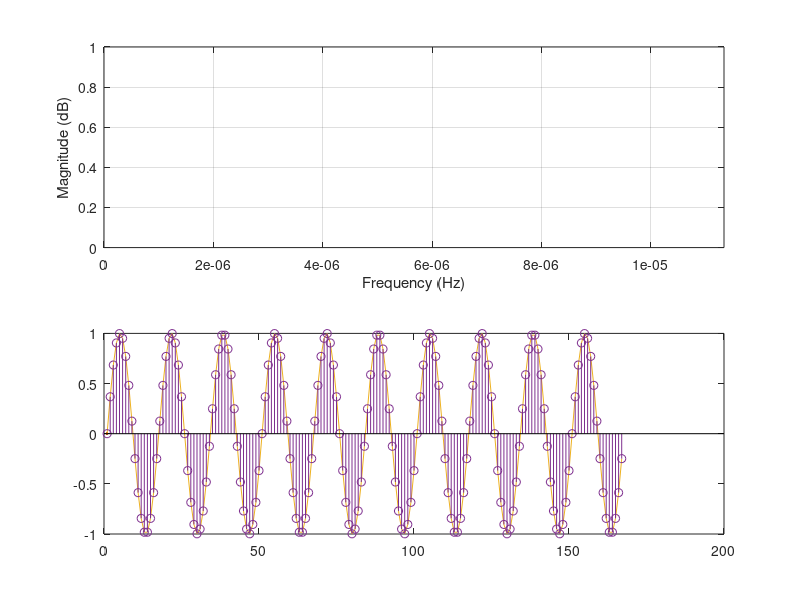

Write MATLAB code to recreate this figure. (Note: this script raises an error after producing the figure.)
ts=44100
fs=1/ts;
t=0:(1/fs):10/ts;
x1=sin(2*pi*60*t);
plot(x1)
stem(x1)
x=x1+ sin(2*pi*400*t)
%%
%projeto analogico -> pré-distorção -> transformação bilinear
fd=250;
%wa=(2/ts)*tan(wd*(ts/2)); %pré-distorção de frequência
fa=(fs/pi)*tan(pi*(fd/fs))
%pkg load signal
[sb,sa]= butter(20,2*pi*fa,"s")
%numerador b
%%
freqs(sb,sa,0:3000)
%coeficientes do filtro digital
[zb,za]=bilinear(sb,sa,fs);
freqz(zb,za,[],fs)
y=filter(zb,za,x)
%%
plot(y)
hold 
plot(x)

%%
fs=1000;
t=0:(1/fs):10/60;
x1=sin(2*pi*60*t);
plot(x1)
stem(x1)
x=x1+ sin(2*pi*400*t)

%projeto analogico -> pré-distorção -> transformação bilinear
fd=2000;
%wa=(2/ts)*tan(wd*(ts/2)); %pré-distorção de frequência
fa=(fs/pi)*tan(pi*(fd/fs))
[sb,sa]= butter(20,2*pi*fa,"high","s")
freqs(sb,sa,0:1000)
[zb,za]=bilinear(sb,sa,fs);
freqz(zb,za,[],fs)
y=filter(zb,za,x)
plot(y)
hold 
plot(x)













